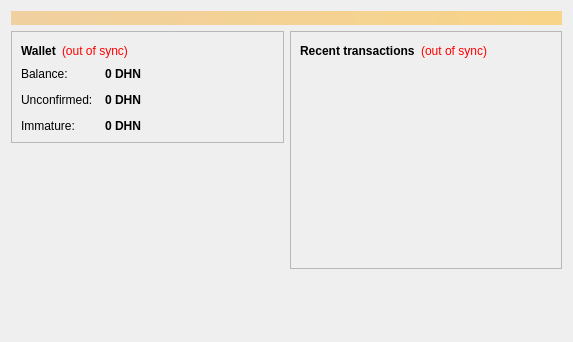
<?xml version="1.0" encoding="UTF-8"?>
<ui version="4.0">
 <class>OverviewPage</class>
 <widget class="QWidget" name="OverviewPage">
  <property name="geometry">
   <rect>
    <x>0</x>
    <y>0</y>
    <width>573</width>
    <height>342</height>
   </rect>
  </property>
  <property name="windowTitle">
   <string>Form</string>
  </property>
  <layout class="QVBoxLayout" name="topLayout">
   <item>
    <widget class="QLabel" name="labelAlerts">
     <property name="visible">
      <bool>false</bool>
     </property>
     <property name="styleSheet">
      <string notr="true">background-color: qlineargradient(x1: 0, y1: 0, x2: 1, y2: 0, stop:0 #F0D0A0, stop:1 #F8D488); color:#000000;</string>
     </property>
     <property name="wordWrap">
      <bool>true</bool>
     </property>
     <property name="margin">
      <number>3</number>
     </property>
    </widget>
   </item>
   <item>
    <layout class="QHBoxLayout" name="horizontalLayout" stretch="1,1">
     <item>
      <layout class="QVBoxLayout" name="verticalLayout_2">
       <item>
        <widget class="QFrame" name="frame">
         <property name="frameShape">
          <enum>QFrame::StyledPanel</enum>
         </property>
         <property name="frameShadow">
          <enum>QFrame::Raised</enum>
         </property>
         <layout class="QVBoxLayout" name="verticalLayout_4">
          <item>
           <layout class="QHBoxLayout" name="horizontalLayout_4">
            <item>
             <widget class="QLabel" name="label_5">
              <property name="font">
               <font>
                <weight>75</weight>
                <bold>true</bold>
               </font>
              </property>
              <property name="text">
               <string>Wallet</string>
              </property>
             </widget>
            </item>
            <item>
             <widget class="QLabel" name="labelWalletStatus">
              <property name="toolTip">
               <string>The displayed information may be out of date. Your wallet automatically synchronizes with the DarkHorizon network after a connection is established, but this process has not completed yet.</string>
              </property>
              <property name="styleSheet">
               <string notr="true">QLabel { color: red; }</string>
              </property>
              <property name="text">
               <string notr="true">(out of sync)</string>
              </property>
              <property name="alignment">
               <set>Qt::AlignLeading|Qt::AlignLeft|Qt::AlignVCenter</set>
              </property>
             </widget>
            </item>
            <item>
             <spacer name="horizontalSpacer_2">
              <property name="orientation">
               <enum>Qt::Horizontal</enum>
              </property>
              <property name="sizeHint" stdset="0">
               <size>
                <width>40</width>
                <height>20</height>
               </size>
              </property>
             </spacer>
            </item>
           </layout>
          </item>
          <item>
           <layout class="QFormLayout" name="formLayout_2">
            <property name="fieldGrowthPolicy">
             <enum>QFormLayout::AllNonFixedFieldsGrow</enum>
            </property>
            <property name="horizontalSpacing">
             <number>12</number>
            </property>
            <property name="verticalSpacing">
             <number>12</number>
            </property>
            <item row="0" column="0">
             <widget class="QLabel" name="label">
              <property name="text">
               <string>Balance:</string>
              </property>
             </widget>
            </item>
            <item row="0" column="1">
             <widget class="QLabel" name="labelBalance">
              <property name="font">
               <font>
                <weight>75</weight>
                <bold>true</bold>
               </font>
              </property>
              <property name="cursor">
               <cursorShape>IBeamCursor</cursorShape>
              </property>
              <property name="toolTip">
               <string>Your current balance</string>
              </property>
              <property name="text">
               <string notr="true">0 DHN</string>
              </property>
              <property name="textInteractionFlags">
               <set>Qt::LinksAccessibleByMouse|Qt::TextSelectableByKeyboard|Qt::TextSelectableByMouse</set>
              </property>
             </widget>
            </item>
            <item row="1" column="0">
             <widget class="QLabel" name="label_3">
              <property name="text">
               <string>Unconfirmed:</string>
              </property>
             </widget>
            </item>
            <item row="1" column="1">
             <widget class="QLabel" name="labelUnconfirmed">
              <property name="font">
               <font>
                <weight>75</weight>
                <bold>true</bold>
               </font>
              </property>
              <property name="cursor">
               <cursorShape>IBeamCursor</cursorShape>
              </property>
              <property name="toolTip">
               <string>Total of transactions that have yet to be confirmed, and do not yet count toward the current balance</string>
              </property>
              <property name="text">
               <string notr="true">0 DHN</string>
              </property>
              <property name="textInteractionFlags">
               <set>Qt::LinksAccessibleByMouse|Qt::TextSelectableByKeyboard|Qt::TextSelectableByMouse</set>
              </property>
             </widget>
            </item>
            <item row="2" column="0">
             <widget class="QLabel" name="labelImmatureText">
              <property name="text">
               <string>Immature:</string>
              </property>
             </widget>
            </item>
            <item row="2" column="1">
             <widget class="QLabel" name="labelImmature">
              <property name="font">
               <font>
                <weight>75</weight>
                <bold>true</bold>
               </font>
              </property>
              <property name="toolTip">
               <string>Mined balance that has not yet matured</string>
              </property>
              <property name="text">
               <string notr="true">0 DHN</string>
              </property>
              <property name="textInteractionFlags">
               <set>Qt::LinksAccessibleByMouse|Qt::TextSelectableByKeyboard|Qt::TextSelectableByMouse</set>
              </property>
             </widget>
            </item>
           </layout>
          </item>
         </layout>
        </widget>
       </item>
       <item>
        <spacer name="verticalSpacer">
         <property name="orientation">
          <enum>Qt::Vertical</enum>
         </property>
         <property name="sizeHint" stdset="0">
          <size>
           <width>20</width>
           <height>40</height>
          </size>
         </property>
        </spacer>
       </item>
      </layout>
     </item>
     <item>
      <layout class="QVBoxLayout" name="verticalLayout_3">
       <item>
        <widget class="QFrame" name="frame_2">
         <property name="frameShape">
          <enum>QFrame::StyledPanel</enum>
         </property>
         <property name="frameShadow">
          <enum>QFrame::Raised</enum>
         </property>
         <layout class="QVBoxLayout" name="verticalLayout">
          <item>
           <layout class="QHBoxLayout" name="horizontalLayout_2">
            <item>
             <widget class="QLabel" name="label_4">
              <property name="text">
               <string>&lt;b&gt;Recent transactions&lt;/b&gt;</string>
              </property>
             </widget>
            </item>
            <item>
             <widget class="QLabel" name="labelTransactionsStatus">
              <property name="toolTip">
               <string>The displayed information may be out of date. Your wallet automatically synchronizes with the DarkHorizon network after a connection is established, but this process has not completed yet.</string>
              </property>
              <property name="styleSheet">
               <string notr="true">QLabel { color: red; }</string>
              </property>
              <property name="text">
               <string notr="true">(out of sync)</string>
              </property>
              <property name="alignment">
               <set>Qt::AlignRight|Qt::AlignTrailing|Qt::AlignVCenter</set>
              </property>
             </widget>
            </item>
            <item>
             <spacer name="horizontalSpacer">
              <property name="orientation">
               <enum>Qt::Horizontal</enum>
              </property>
              <property name="sizeHint" stdset="0">
               <size>
                <width>40</width>
                <height>20</height>
               </size>
              </property>
             </spacer>
            </item>
           </layout>
          </item>
          <item>
           <widget class="QListView" name="listTransactions">
            <property name="styleSheet">
             <string notr="true">QListView { background: transparent; }</string>
            </property>
            <property name="frameShape">
             <enum>QFrame::NoFrame</enum>
            </property>
            <property name="verticalScrollBarPolicy">
             <enum>Qt::ScrollBarAlwaysOff</enum>
            </property>
            <property name="horizontalScrollBarPolicy">
             <enum>Qt::ScrollBarAlwaysOff</enum>
            </property>
            <property name="selectionMode">
             <enum>QAbstractItemView::NoSelection</enum>
            </property>
           </widget>
          </item>
         </layout>
        </widget>
       </item>
       <item>
        <spacer name="verticalSpacer_2">
         <property name="orientation">
          <enum>Qt::Vertical</enum>
         </property>
         <property name="sizeHint" stdset="0">
          <size>
           <width>20</width>
           <height>40</height>
          </size>
         </property>
        </spacer>
       </item>
      </layout>
     </item>
    </layout>
   </item>
  </layout>
 </widget>
 <resources/>
 <connections/>
</ui>
